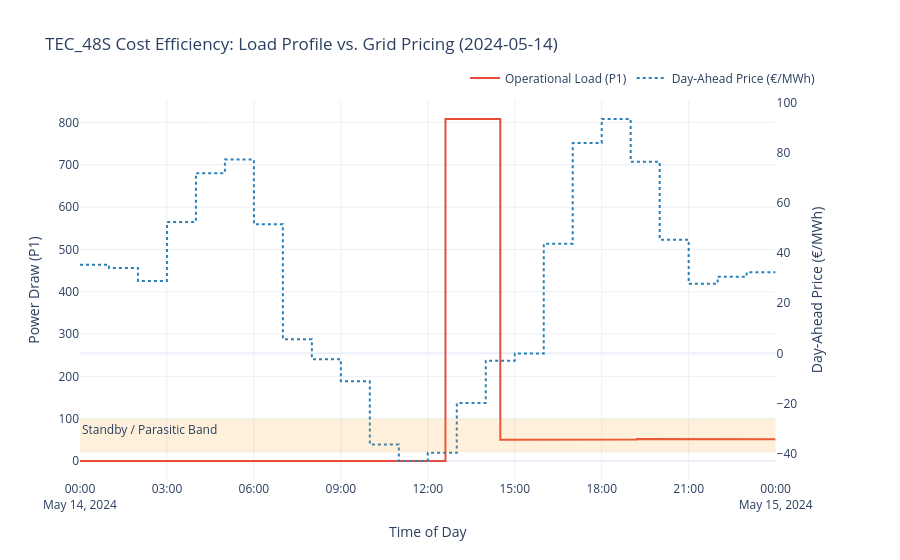

The notebook cell saved with this chart:
### Markdown cell above
### 💡 Key Business Insight: Automating Energy Savings
The financial calculations reveal a huge opportunity. Relying on a human operator to constantly watch the energy market and perfectly time these massive, day-long production cycles just isn't sustainable. 

The financial incentive is clear. The goal of our machine learning model is to systematically predict these cheap energy windows and automatically schedule the TEC_48S machine to run when power costs the least.

### Code cell
# Set the target date to May 14, 2024
target_date = datetime.date(2024, 5, 14)

# Filter the specific shift for dual-axis economic visualization
shift_start = datetime.datetime.combine(target_date, datetime.time.min)
shift_end = datetime.datetime.combine(target_date, datetime.time.max)

df_shift = (
    classified_telemetry
    .filter((pl.col("WsDateTime") >= shift_start) & (pl.col("WsDateTime") <= shift_end))
    .to_pandas()
)

fig_shift = make_subplots(specs=[[{"secondary_y": True}]])

# Primary Axis: Machine Operational Load
fig_shift.add_trace(
    go.Scatter(
        x=df_shift["WsDateTime"],
        y=df_shift[target_sensor],
        name=f"Operational Load ({target_sensor})",
        line=dict(color="#e74c3c", width=2)
    ),
    secondary_y=False
)

# Secondary Axis: Day-Ahead Grid Price
fig_shift.add_trace(
    go.Scatter(
        x=df_shift["WsDateTime"],
        y=df_shift["DayAhead_Price_EUR_MWh"],
        name="Day-Ahead Price (€/MWh)",
        line=dict(color="#2980b9", width=2, dash="dot")
    ),
    secondary_y=True
)

# Standby Band Highlight
fig_shift.add_hrect(
    y0=STANDBY_THRESHOLD,
    y1=FULL_LOAD_THRESHOLD,
    fillcolor="#f39c12",
    opacity=0.15,
    line_width=0,
    secondary_y=False,
    annotation_text="Standby / Parasitic Band",
    annotation_position="top left"
)

fig_shift.update_layout(
    title=f"TEC_48S Cost Efficiency: Load Profile vs. Grid Pricing ({target_date})",
    xaxis_title="Time of Day",
    hovermode="x unified",
    template="plotly_white",
    legend=dict(orientation="h", yanchor="bottom", y=1.02, xanchor="right", x=1)
)

fig_shift.update_yaxes(title_text=f"Power Draw ({target_sensor})", secondary_y=False)
fig_shift.update_yaxes(title_text="Day-Ahead Price (€/MWh)", showgrid=False, secondary_y=True)

fig_shift.show()

### Figure 1 — Plotly figure (JSON) as saved in the notebook; plotly's stock layout.template omitted (floating-point values rounded to 4 significant figures; data arrays with more than 128 entries replaced by an {"elided": "..."} marker saying what was removed)
{"data": [{"line": {"color": "#e74c3c", "width": 2}, "name": "Operational Load (P1)", "type": "scatter", "x": {"elided": "17280 str values"}, "xaxis": "x", "y": {"elided": "17280 float values"}, "yaxis": "y"}, {"line": {"color": "#2980b9", "dash": "dot", "width": 2}, "name": "Day-Ahead Price (€/MWh)", "type": "scatter", "x": {"elided": "17280 str values"}, "xaxis": "x", "y": {"elided": "17280 float values"}, "yaxis": "y2"}], "layout": {"annotations": [{"showarrow": false, "text": "Standby / Parasitic Band", "x": 0, "xanchor": "left", "xref": "x domain", "y": 100, "yanchor": "top", "yref": "y"}], "hovermode": "x unified", "legend": {"orientation": "h", "x": 1, "xanchor": "right", "y": 1.02, "yanchor": "bottom"}, "shapes": [{"fillcolor": "#f39c12", "line": {"width": 0}, "opacity": 0.15, "type": "rect", "x0": 0, "x1": 1, "xref": "x domain", "y0": 20, "y1": 100, "yref": "y"}], "title": {"text": "TEC_48S Cost Efficiency: Load Profile vs. Grid Pricing (2024-05-14)"}, "xaxis": {"anchor": "y", "domain": [0, 0.94], "title": {"text": "Time of Day"}}, "yaxis": {"anchor": "x", "domain": [0, 1], "title": {"text": "Power Draw (P1)"}}, "yaxis2": {"anchor": "x", "overlaying": "y", "showgrid": false, "side": "right", "title": {"text": "Day-Ahead Price (€/MWh)"}}}}
